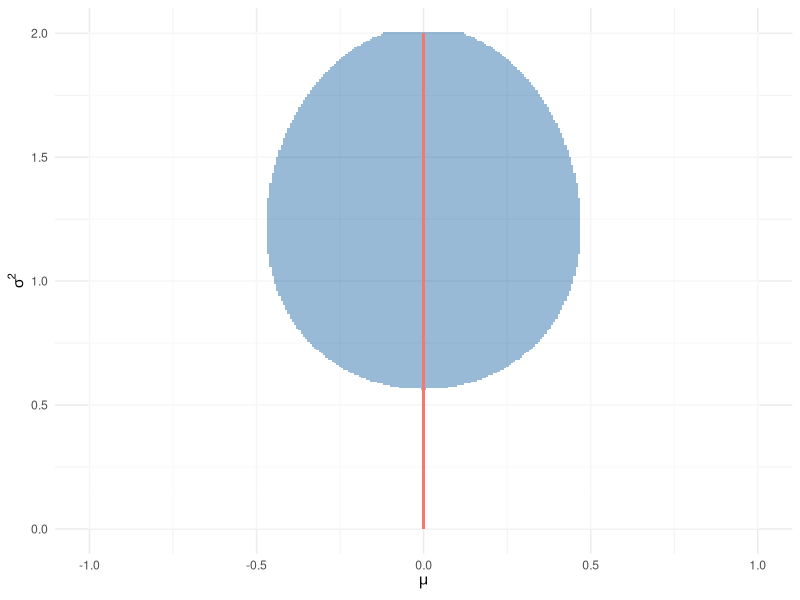
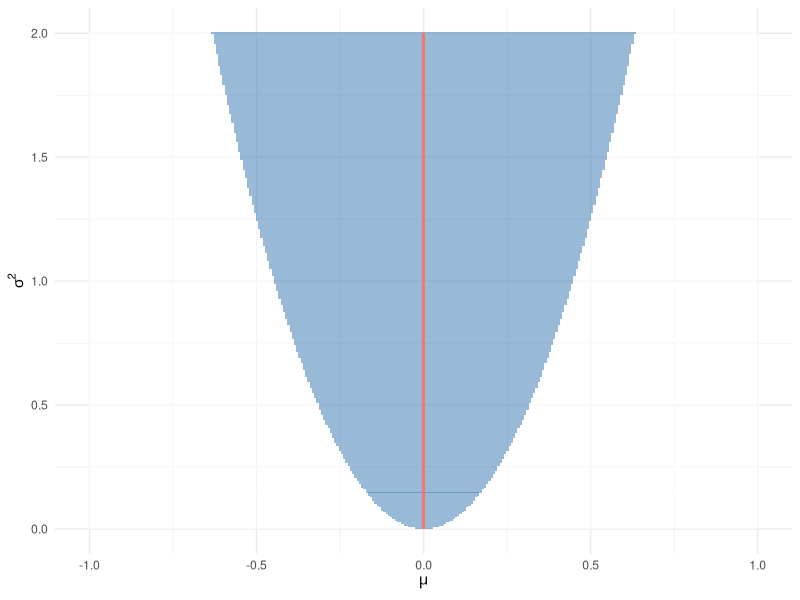

The R source for these figures, in order:
library(magrittr)
library(tidyverse)

#################################################
## X ~ N(mu, sigma^2), where sigma is unknown. ##
## Pragmatic hypothesis for H0: mu = 0 using   ##
## KL divergence, epsilon = 0.1 and M^2 = 2    ##
#################################################
eps = 0.1
n = 300
mu0 = 0
mus = seq(from = -1, to = 1, length.out = n)
sigmas = seq(from = 1/n, to = 2, length.out = n)

normal_kl_grid = function(sigma0)
{
  new_grid <- tibble(mu = rep(mus, n), 
                     sigma = rep(sigmas, each = n), 
                     color = rep(NA, n*n))
  for(ii in 1:length(sigmas))
  {
    color = rep(FALSE, n)
    radius = sigmas[ii]*(1+2*eps-sigma0/sigmas[ii]-log(sigmas[ii]/sigma0))
    if(radius > 0)
    {
      inter_left = mu0 - sqrt(radius)
      inter_right = mu0 + sqrt(radius)
      color = (mus > inter_left) & (mus < inter_right)
    }
    new_grid$color[(n*(ii-1)+1):(n*ii)] = color
  }
  return(new_grid)
}

unit_sigma_grid = normal_kl_grid(1)

join_grid = normal_kl_grid(sigmas[1])
for(sigma0 in sigmas)
{
  new_grid = normal_kl_grid(sigma0)
  join_grid$color = (join_grid$color | new_grid$color)
}

#Save data
#write_rds(join_grid, "./data/KL_norm_0.1_300_0.rds")
#join_grid = read_rds("./data/KL_norm_0.1_100_0.rds")

plot_norm_kl_grid <- function(grid)
{
  grid %>% 
    ggplot(aes(x = mu, y = sigma)) +
    theme_minimal() +
    geom_tile(aes(alpha = 0.75, 
                  fill = as.numeric(color)), 
              show.legend = FALSE) +
    scale_fill_gradient(low = "white",
                        high = "steelblue") +
    geom_segment(aes(x = 0, y = 0, 
                     xend = 0, yend = 2, 
                     colour = "red"),
                 show.legend = FALSE) +
    xlab(expression(mu)) + 
    ylab(expression(sigma^2))
}

plot_norm_kl_grid(unit_sigma_grid)
#ggsave("./figures/norm_kl_0.1_300_0_1.pdf")
#ggsave("./figures/norm_kl_0.1_300_0_1.png")

plot_norm_kl_grid(join_grid)
#ggsave("./figures/norm_kl_0.1_300_0.pdf")
#ggsave("./figures/norm_kl_0.1_300_0.png")
